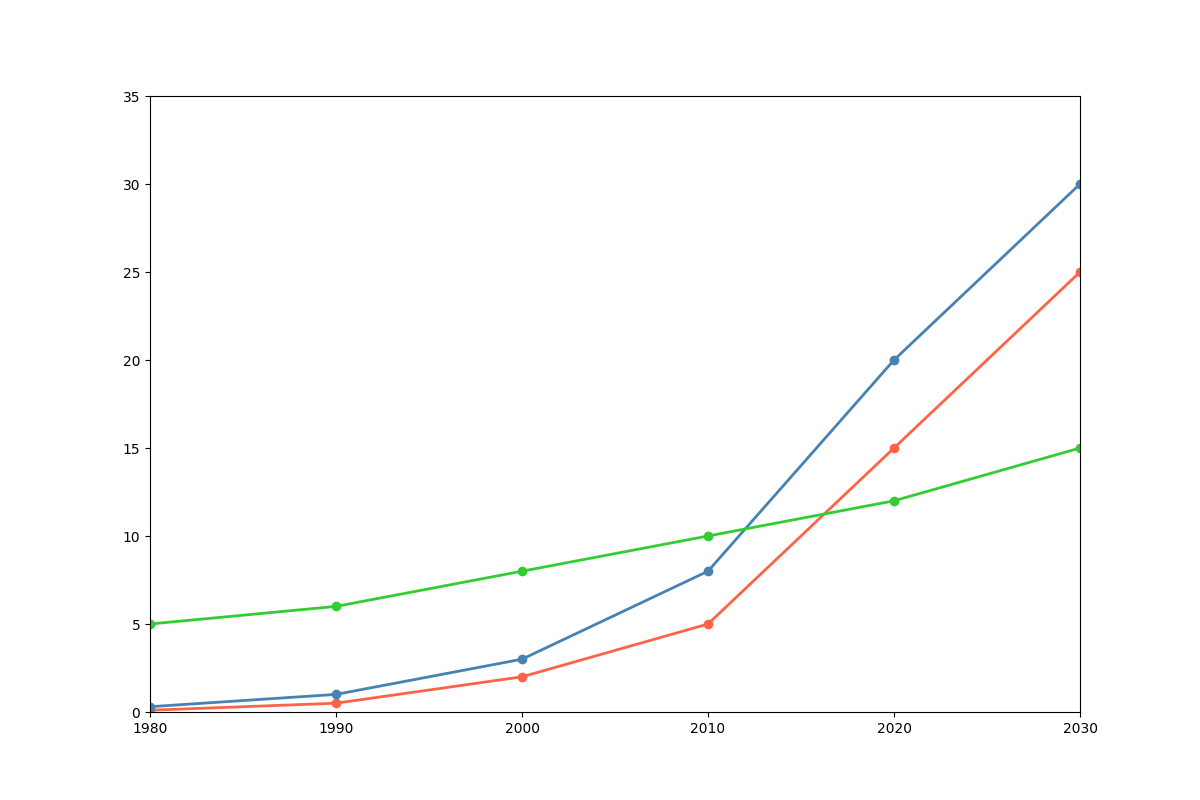

Here is the Python script that generated this plot:
import numpy as np
import matplotlib.pyplot as plt

decades = np.arange(1980, 2031, 10)

solar_energy = [0.1, 0.5, 2, 5, 15, 25]
wind_energy = [0.3, 1, 3, 8, 20, 30]
hydro_energy = [5, 6, 8, 10, 12, 15]

data = [solar_energy, wind_energy, hydro_energy]

new_colors = ['#FF6347', '#4682B4', '#32CD32']

fig, ax = plt.subplots(figsize=(12, 8))

for i in range(len(data)):
    ax.plot(decades, data[i], marker='o', color=new_colors[i], linewidth=2, linestyle='-')

ax.set_xlim(1980, 2030)
ax.set_ylim(0, 35)

plt.show()
